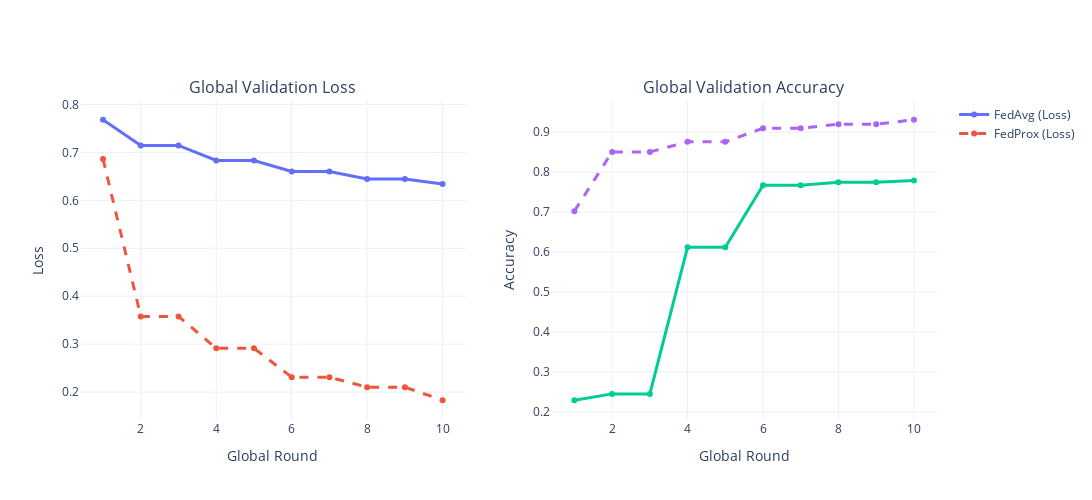

The notebook cell this image was saved under:
### Code cell
run1 = "runs/2026-01-15_05-59-07_fed_meta_softupdate_persnalizationv1"
run1 = "runs/2026-01-15_06-51-27_fed_meta_softupdate_persnalizationv1"
run2 = "runs/2026-01-16_03-19-18_fed_avgv2"
plot_global_comparison(run1, run2, "FedAvg", "FedProx")

### Figure 1 — Plotly figure (JSON) as saved in the notebook; plotly's stock layout.template omitted (floating-point values rounded to 4 significant figures)
{"data": [{"line": {"width": 3}, "mode": "lines+markers", "name": "FedAvg (Loss)", "type": "scatter", "x": [1, 2, 3, 4, 5, 6, 7, 8, 9, 10], "xaxis": "x", "y": [0.7681, 0.7145, 0.7145, 0.6831, 0.6831, 0.6601, 0.6601, 0.6444, 0.6444, 0.6342], "yaxis": "y"}, {"line": {"dash": "dash", "width": 3}, "mode": "lines+markers", "name": "FedProx (Loss)", "type": "scatter", "x": [1, 2, 3, 4, 5, 6, 7, 8, 9, 10], "xaxis": "x", "y": [0.6863, 0.3578, 0.3578, 0.2913, 0.2913, 0.2311, 0.2311, 0.2101, 0.2101, 0.1828], "yaxis": "y"}, {"line": {"width": 3}, "mode": "lines+markers", "name": "FedAvg (Acc)", "showlegend": false, "type": "scatter", "x": [1, 2, 3, 4, 5, 6, 7, 8, 9, 10], "xaxis": "x2", "y": [0.2287, 0.2446, 0.2446, 0.612, 0.612, 0.7673, 0.7673, 0.7743, 0.7743, 0.779], "yaxis": "y2"}, {"line": {"dash": "dash", "width": 3}, "mode": "lines+markers", "name": "FedProx (Acc)", "showlegend": false, "type": "scatter", "x": [1, 2, 3, 4, 5, 6, 7, 8, 9, 10], "xaxis": "x2", "y": [0.7021, 0.8504, 0.8504, 0.8757, 0.8757, 0.9098, 0.9098, 0.9198, 0.9198, 0.931], "yaxis": "y2"}], "layout": {"annotations": [{"font": {"size": 16}, "showarrow": false, "text": "Global Validation Loss", "x": 0.225, "xanchor": "center", "xref": "paper", "y": 1, "yanchor": "bottom", "yref": "paper"}, {"font": {"size": 16}, "showarrow": false, "text": "Global Validation Accuracy", "x": 0.775, "xanchor": "center", "xref": "paper", "y": 1, "yanchor": "bottom", "yref": "paper"}], "height": 500, "hovermode": "x unified", "width": 1100, "xaxis": {"anchor": "y", "domain": [0, 0.45], "title": {"text": "Global Round"}}, "xaxis2": {"anchor": "y2", "domain": [0.55, 1], "title": {"text": "Global Round"}}, "yaxis": {"anchor": "x", "domain": [0, 1], "title": {"text": "Loss"}}, "yaxis2": {"anchor": "x2", "domain": [0, 1], "title": {"text": "Accuracy"}}}}
